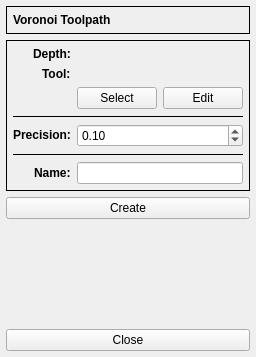
<?xml version="1.0" encoding="UTF-8"?>
<ui version="4.0">
 <class>VoronoiForm</class>
 <widget class="QWidget" name="VoronoiForm">
  <property name="geometry">
   <rect>
    <x>0</x>
    <y>0</y>
    <width>244</width>
    <height>357</height>
   </rect>
  </property>
  <property name="windowTitle">
   <string>Form</string>
  </property>
  <layout class="QVBoxLayout" name="verticalLayout">
   <property name="leftMargin">
    <number>6</number>
   </property>
   <property name="topMargin">
    <number>6</number>
   </property>
   <property name="rightMargin">
    <number>6</number>
   </property>
   <property name="bottomMargin">
    <number>6</number>
   </property>
   <item>
    <widget class="QFrame" name="frame">
     <property name="sizePolicy">
      <sizepolicy hsizetype="Preferred" vsizetype="Fixed">
       <horstretch>0</horstretch>
       <verstretch>0</verstretch>
      </sizepolicy>
     </property>
     <property name="frameShape">
      <enum>QFrame::Box</enum>
     </property>
     <property name="frameShadow">
      <enum>QFrame::Plain</enum>
     </property>
     <layout class="QVBoxLayout" name="verticalLayout_2">
      <property name="leftMargin">
       <number>6</number>
      </property>
      <property name="topMargin">
       <number>6</number>
      </property>
      <property name="rightMargin">
       <number>6</number>
      </property>
      <property name="bottomMargin">
       <number>6</number>
      </property>
      <item>
       <widget class="QLabel" name="label">
        <property name="font">
         <font>
          <weight>75</weight>
          <bold>true</bold>
         </font>
        </property>
        <property name="text">
         <string>Voronoi Toolpath</string>
        </property>
       </widget>
      </item>
     </layout>
    </widget>
   </item>
   <item>
    <widget class="QFrame" name="frame_2">
     <property name="frameShape">
      <enum>QFrame::Box</enum>
     </property>
     <property name="frameShadow">
      <enum>QFrame::Plain</enum>
     </property>
     <layout class="QFormLayout" name="formLayout">
      <property name="labelAlignment">
       <set>Qt::AlignRight|Qt::AlignTrailing|Qt::AlignVCenter</set>
      </property>
      <property name="leftMargin">
       <number>6</number>
      </property>
      <property name="topMargin">
       <number>6</number>
      </property>
      <property name="rightMargin">
       <number>6</number>
      </property>
      <property name="bottomMargin">
       <number>6</number>
      </property>
      <item row="0" column="0">
       <widget class="QLabel" name="label_2">
        <property name="font">
         <font>
          <weight>75</weight>
          <bold>true</bold>
         </font>
        </property>
        <property name="text">
         <string>Depth:</string>
        </property>
       </widget>
      </item>
      <item row="1" column="0">
       <widget class="QLabel" name="label_3">
        <property name="font">
         <font>
          <weight>75</weight>
          <bold>true</bold>
         </font>
        </property>
        <property name="text">
         <string>Tool:</string>
        </property>
       </widget>
      </item>
      <item row="1" column="1">
       <widget class="QLabel" name="lblToolName">
        <property name="frameShape">
         <enum>QFrame::NoFrame</enum>
        </property>
        <property name="text">
         <string/>
        </property>
       </widget>
      </item>
      <item row="2" column="1">
       <layout class="QHBoxLayout" name="horizontalLayout">
        <item>
         <widget class="QPushButton" name="pbSelect">
          <property name="text">
           <string>Select</string>
          </property>
         </widget>
        </item>
        <item>
         <widget class="QPushButton" name="pbEdit">
          <property name="text">
           <string>Edit</string>
          </property>
         </widget>
        </item>
       </layout>
      </item>
      <item row="3" column="0" colspan="2">
       <widget class="Line" name="line">
        <property name="frameShadow">
         <enum>QFrame::Plain</enum>
        </property>
        <property name="orientation">
         <enum>Qt::Horizontal</enum>
        </property>
       </widget>
      </item>
      <item row="4" column="0">
       <widget class="QLabel" name="label_4">
        <property name="text">
         <string>&lt;html&gt;&lt;head/&gt;&lt;body&gt;&lt;p&gt;&lt;span style=&quot; font-weight:600;&quot;&gt;Precision:&lt;/span&gt;&lt;/p&gt;&lt;/body&gt;&lt;/html&gt;</string>
        </property>
       </widget>
      </item>
      <item row="4" column="1">
       <widget class="DoubleSpinBox" name="doubleSpinBox">
        <property name="decimals">
         <number>2</number>
        </property>
        <property name="minimum">
         <double>0.010000000000000</double>
        </property>
        <property name="maximum">
         <double>1.000000000000000</double>
        </property>
        <property name="singleStep">
         <double>0.010000000000000</double>
        </property>
        <property name="value">
         <double>0.100000000000000</double>
        </property>
       </widget>
      </item>
      <item row="5" column="0" colspan="2">
       <widget class="Line" name="line_2">
        <property name="frameShadow">
         <enum>QFrame::Plain</enum>
        </property>
        <property name="orientation">
         <enum>Qt::Horizontal</enum>
        </property>
       </widget>
      </item>
      <item row="6" column="0">
       <widget class="QLabel" name="label_6">
        <property name="font">
         <font>
          <weight>75</weight>
          <bold>true</bold>
         </font>
        </property>
        <property name="text">
         <string>Name:</string>
        </property>
       </widget>
      </item>
      <item row="6" column="1">
       <widget class="QLineEdit" name="leName"/>
      </item>
      <item row="0" column="1">
       <widget class="DepthForm" name="dsbxDepth" native="true"/>
      </item>
     </layout>
    </widget>
   </item>
   <item>
    <widget class="QPushButton" name="pbCreate">
     <property name="text">
      <string>Create</string>
     </property>
    </widget>
   </item>
   <item>
    <spacer name="verticalSpacer">
     <property name="orientation">
      <enum>Qt::Vertical</enum>
     </property>
     <property name="sizeHint" stdset="0">
      <size>
       <width>20</width>
       <height>321</height>
      </size>
     </property>
    </spacer>
   </item>
   <item>
    <widget class="QPushButton" name="pbClose">
     <property name="text">
      <string>Close</string>
     </property>
    </widget>
   </item>
  </layout>
 </widget>
 <customwidgets>
  <customwidget>
   <class>DoubleSpinBox</class>
   <extends>QDoubleSpinBox</extends>
   <header>doublespinbox.h</header>
  </customwidget>
  <customwidget>
   <class>DepthForm</class>
   <extends>QWidget</extends>
   <header>forms/depthform.h</header>
   <container>1</container>
  </customwidget>
 </customwidgets>
 <resources/>
 <connections/>
</ui>
